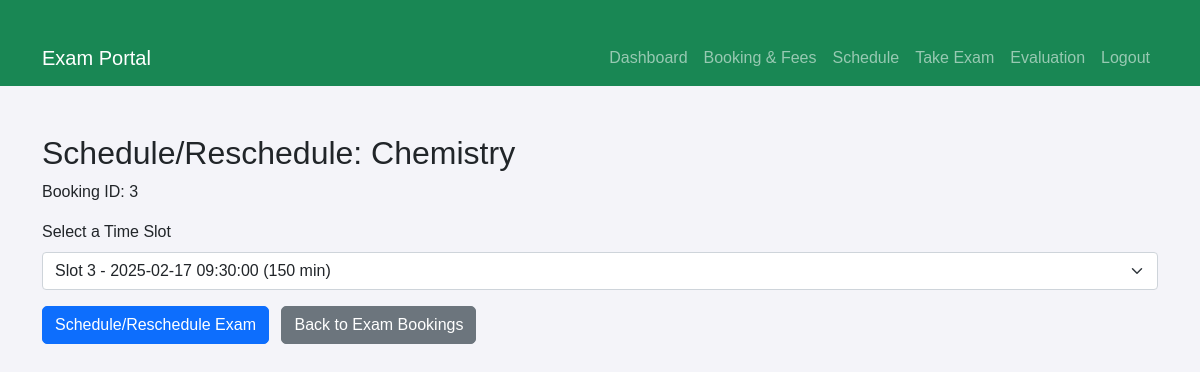
Page /pages/schedule.php?bookingID=3 (signed in) on the committed database.
### tables this page shows
CREATE TABLE
    exam (
        Exam_ID BIGINT PRIMARY key auto_increment NOT NULL,
        name VARCHAR(25) NOT NULL,
        fees INT (10) NOT NULL DEFAULT 0
    );

CREATE TABLE
    takes_exam (
        booking_ID INT NOT NULL PRIMARY key AUTO_INCREMENT,
        Roll_number BIGINT NOT NULL,
        Exam_ID BIGINT NOT NULL,
        transaction_ID text DEFAULT NULL,
        end_time DATETIME NULL DEFAULT NULL,
        slot_ID BIGINT DEFAULT NULL,
        difficulty_counter INT NOT NULL DEFAULT 0,
        FOREIGN key (Roll_number) REFERENCES students (Roll_number) ON DELETE cascade,
        FOREIGN KEY (slot_ID) REFERENCES slot (slot_ID) ON DELETE SET NULL,
        FOREIGN KEY (Exam_ID) REFERENCES exam (Exam_ID) ON DELETE cascade
    );

### pages/schedule.php (the view, shortened to what this page needs)
<?php
require_once '../include/dbh.inc.php';
if (isset($_GET['bookingID'])) {
    $bookingID = $_GET['bookingID'];
    $stmt = $pdo->prepare("SELECT booking_ID, Exam_ID, slot_ID FROM takes_exam WHERE booking_ID = :bookingID");
    $stmt->bindParam(':bookingID', $bookingID, PDO::PARAM_INT);
    $stmt->execute();
    $booking = $stmt->fetch(PDO::FETCH_ASSOC);
    $examID = $booking['Exam_ID'];
    $currentSlotID = $booking['slot_ID'];
    $stmt = $pdo->prepare("SELECT name FROM exam WHERE Exam_ID = :examID");
    $stmt->bindParam(':examID', $examID, PDO::PARAM_INT);
    $stmt->execute();
    $examData = $stmt->fetch(PDO::FETCH_ASSOC);
    $examName = $examData ? $examData['name'] : "Exam";
    $stmt = $pdo->prepare("
        SELECT aos.slot_ID, s.start_time, s.duration
        FROM available_on_slot aos
        JOIN slot s ON aos.slot_ID = s.slot_ID
        WHERE aos.Exam_ID = :examID
    ");
    $stmt->bindParam(':examID', $examID, PDO::PARAM_INT);
    $stmt->execute();
    $slots = $stmt->fetchAll(PDO::FETCH_ASSOC);
?>
    <!DOCTYPE html>
    <html lang="en">
    <head>
        <link href="https://cdn.jsdelivr.net/npm/bootstrap@5.0.2/dist/css/bootstrap.min.css" rel="stylesheet">
        <link rel="stylesheet" href="../css/style.css">
    </head>
    <body>
        <?php include 'navbar.php'; ?>
        <div class="container mt-5">
            <h2>Schedule/Reschedule: <?php echo htmlspecialchars($examName); ?></h2>
            <p>Booking ID: <?php echo htmlspecialchars($bookingID); ?></p>
            <?php if (empty($slots)): ?>
                <p>No available time slots for this exam. Please contact the admin.</p>
                <p><a href="schedule.php" class="btn btn-secondary">Back to Exam Bookings</a></p>
            <?php else: ?>
                <form action="process_schedule.php" method="POST">
                    <div class="mb-3">
                        <label for="slotID" class="form-label">Select a Time Slot</label>
                        <select class="form-select" id="slotID" name="slotID" required>
                            <?php foreach ($slots as $slot): ?>
                                <option value="<?php echo $slot['slot_ID']; ?>" <?php if ($currentSlotID == $slot['slot_ID']) echo "selected"; ?>>
                                    <?php echo "Slot " . $slot['slot_ID'] . " - " . $slot['start_time'] . " (" . $slot['duration'] . " min)"; ?>
                                </option>
                            <?php endforeach; ?>
                        </select>
                    </div>
                    <button type="submit" class="btn btn-primary">Schedule/Reschedule Exam</button>
                    <a href="schedule.php" class="btn btn-secondary ms-2">Back to Exam Bookings</a>
                </form>
            <?php endif; ?>
        </div>
    </body>
    </html>
<?php
}
?>

### css/style.css (style rules this page uses)
body { background-color: #f4f4f9; font-family: "Arial", sans-serif; }
.container { margin-top: 30px; }
.btn { border-radius: 5px; }

### rows in the picture
exam: name "Chemistry"
takes_exam: slotID "Slot 3 - 2025-02-17 09:30:00 (150 min)"

### other values in the picture
$bookingID "3"
